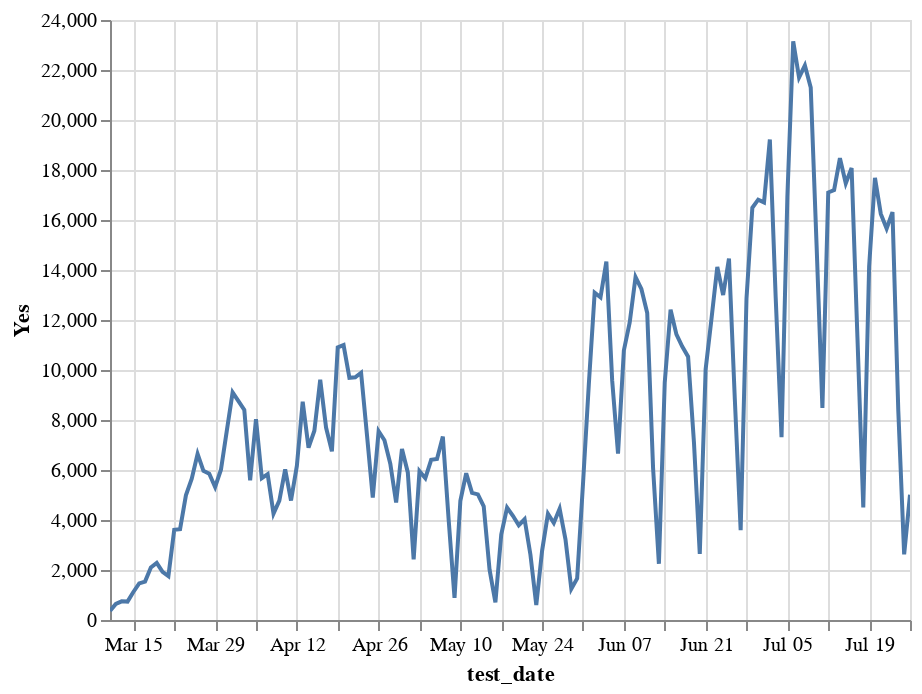

Source (notebook cell):
### Code cell
alt.Chart(ti.reset_index().assign(total=lambda x: x.Yes+x.No)).mark_line().encode(
    x='test_date',
    y='Yes',
    tooltip=['test_date', 'Yes']
).interactive()

### Figure 1 — Vega-Lite specification as saved in the notebook (floating-point values rounded to 4 significant figures; data arrays with more than 128 entries replaced by an {"elided": "..."} marker saying what was removed)
{"config": {"view": {"continuousWidth": 400, "continuousHeight": 300}}, "data": {"name": "data-df0c1368143d2110425425f9f3527fc1"}, "mark": "line", "encoding": {"tooltip": [{"type": "temporal", "field": "test_date"}, {"type": "quantitative", "field": "Yes"}], "x": {"type": "temporal", "field": "test_date"}, "y": {"type": "quantitative", "field": "Yes"}}, "selection": {"selector001": {"type": "interval", "bind": "scales", "encodings": ["x", "y"]}}, "$schema": "https://vega.github.io/schema/vega-lite/v4.8.1.json", "datasets": {"data-df0c1368143d2110425425f9f3527fc1": {"elided": "138 records"}}}
